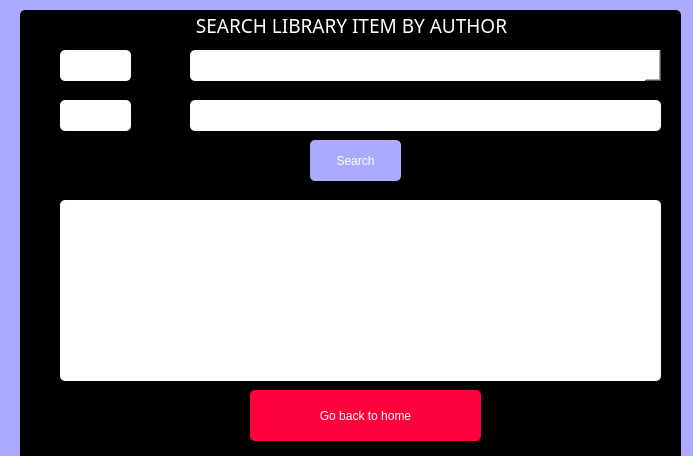
<?xml version="1.0" encoding="UTF-8"?>
<ui version="4.0">
 <class>SearchByAuthor</class>
 <widget class="QDialog" name="SearchByAuthor">
  <property name="geometry">
   <rect>
    <x>0</x>
    <y>0</y>
    <width>693</width>
    <height>456</height>
   </rect>
  </property>
  <property name="windowTitle">
   <string>Dialog</string>
  </property>
  <property name="styleSheet">
   <string notr="true">font: 75 14pt &quot;Rockwell&quot;;
color: rgbrgbrgb(255, 255, 255);
background-color: rgb(170, 170, 255);
border-radius: 5px;</string>
  </property>
  <widget class="QGroupBox" name="groupBox">
   <property name="geometry">
    <rect>
     <x>20</x>
     <y>10</y>
     <width>661</width>
     <height>451</height>
    </rect>
   </property>
   <property name="font">
    <font>
     <family>Rockwell</family>
     <pointsize>14</pointsize>
     <weight>9</weight>
     <italic>false</italic>
     <bold>false</bold>
    </font>
   </property>
   <property name="styleSheet">
    <string notr="true">font: 75 14pt &quot;Rockwell&quot;;
color: rgb(255, 255, 255);
background-color: rgb(0, 0, 0);
border-radius: 5px;</string>
   </property>
   <property name="title">
    <string>SEARCH LIBRARY ITEM BY AUTHOR</string>
   </property>
   <property name="alignment">
    <set>Qt::AlignCenter</set>
   </property>
   <widget class="QComboBox" name="comboBox">
    <property name="geometry">
     <rect>
      <x>170</x>
      <y>40</y>
      <width>471</width>
      <height>31</height>
     </rect>
    </property>
    <property name="styleSheet">
     <string notr="true">font: 75 14pt &quot;Rockwell&quot;;
color:rgbrgb(0, 0, 0);
background-color: rgb(255, 255, 255);
border-radius: 5px;</string>
    </property>
   </widget>
   <widget class="QLabel" name="label">
    <property name="geometry">
     <rect>
      <x>40</x>
      <y>40</y>
      <width>71</width>
      <height>31</height>
     </rect>
    </property>
    <property name="styleSheet">
     <string notr="true">font: 75 14pt &quot;Rockwell&quot;;
color:rgbrgb(0, 0, 0);
background-color: rgb(255, 255, 255);
border-radius: 5px;</string>
    </property>
    <property name="text">
     <string>Type</string>
    </property>
   </widget>
   <widget class="QLabel" name="label_3">
    <property name="geometry">
     <rect>
      <x>40</x>
      <y>90</y>
      <width>71</width>
      <height>31</height>
     </rect>
    </property>
    <property name="styleSheet">
     <string notr="true">font: 75 14pt &quot;Rockwell&quot;;
color:rgbrgb(0, 0, 0);
background-color: rgb(255, 255, 255);
border-radius: 5px;</string>
    </property>
    <property name="text">
     <string>Author</string>
    </property>
   </widget>
   <widget class="QTableView" name="tableView">
    <property name="geometry">
     <rect>
      <x>40</x>
      <y>190</y>
      <width>601</width>
      <height>181</height>
     </rect>
    </property>
    <property name="styleSheet">
     <string notr="true">font: 75 14pt &quot;Rockwell&quot;;
color:rgbrgb(0, 0, 0);
background-color: rgb(255, 255, 255);
border-radius: 5px;</string>
    </property>
   </widget>
   <widget class="QPushButton" name="pushButton">
    <property name="geometry">
     <rect>
      <x>290</x>
      <y>130</y>
      <width>91</width>
      <height>41</height>
     </rect>
    </property>
    <property name="styleSheet">
     <string notr="true">font: 75 14pt &quot;Rockwell&quot;;
color: rgbrgbrgb(255, 255, 255);
background-color: rgb(170, 170, 255);
border-radius: 5px;</string>
    </property>
    <property name="text">
     <string>Search</string>
    </property>
   </widget>
   <widget class="QPushButton" name="pushButton_2">
    <property name="geometry">
     <rect>
      <x>230</x>
      <y>380</y>
      <width>231</width>
      <height>51</height>
     </rect>
    </property>
    <property name="styleSheet">
     <string notr="true">font: 75 14pt &quot;Rockwell&quot;;
color: rgbrgbrgb(255, 255, 255);
background-color:rgb(255, 2, 61);
border-radius: 5px;</string>
    </property>
    <property name="text">
     <string>Go back to home</string>
    </property>
   </widget>
   <widget class="QTextEdit" name="textEdit">
    <property name="geometry">
     <rect>
      <x>170</x>
      <y>90</y>
      <width>471</width>
      <height>31</height>
     </rect>
    </property>
    <property name="styleSheet">
     <string notr="true">font: 75 14pt &quot;Rockwell&quot;;
color:rgbrgb(0, 0, 0);
background-color: rgb(255, 255, 255);
border-radius: 5px;</string>
    </property>
   </widget>
  </widget>
 </widget>
 <resources/>
 <connections/>
</ui>
